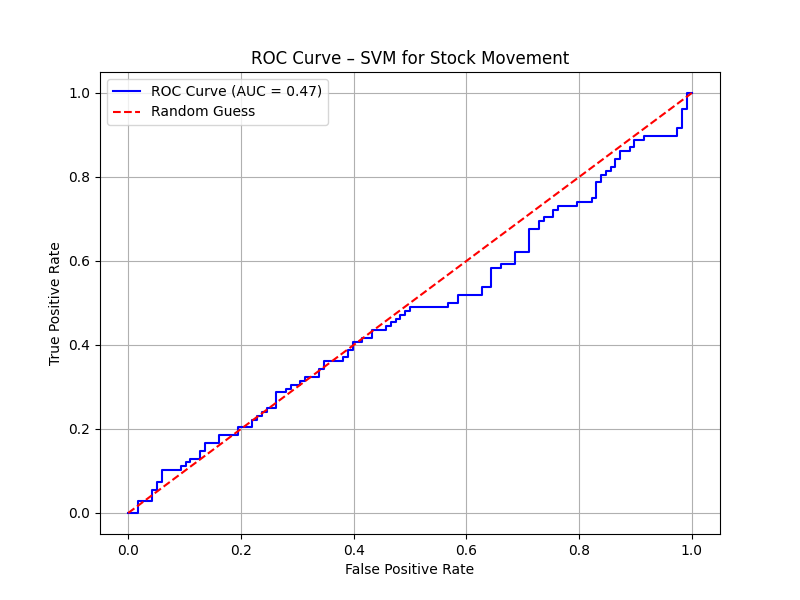

The Python source for this figure:
#💻 Python Example: Predict Stock Movement Using SVM

import matplotlib.pyplot as plt

import yfinance as yf
import pandas as pd
from sklearn.svm import SVC
from sklearn.preprocessing import StandardScaler
from sklearn.model_selection import train_test_split
from sklearn.metrics import classification_report

import numpy as np

# Step 1: Load stock data
data = yf.download("AAPL", start="2020-01-01", end="2023-01-01")
data['Return'] = data['Close'].pct_change()
print('Return',data['Return'])
data['Lag1'] = data['Return'].shift(1) #shifts values in a Series (or DataFrame) by n time steps,
print('Lag1',data['Lag1'])
data['Lag2'] = data['Return'].shift(2)
print('Lag2',data['Lag2'])
data['Volatility'] = data['Return'].rolling(5).std() #On Day 5, Volatility = std of returns from Day 1 to Day 5
data['Direction'] = (data['Return'].shift(-1) > 0).astype(int)
data.dropna(inplace=True)


# Step 2: Feature matrix & target
X = data[['Lag1', 'Lag2', 'Volatility']]
y = data['Direction']

# Step 3: Standardize features
#This code is used to standardize your feature data X so that each feature has:
# Mean = 0
# Standard deviation = 1
# This process is also called Z-score normalization.

scaler = StandardScaler()
X_scaled = scaler.fit_transform(X)

# Step 4: Train/test split
X_train, X_test, y_train, y_test = train_test_split(X_scaled, y, shuffle=False, test_size=0.3)

# Step 5: Train SVM classifier
model = SVC(kernel='rbf', C=1.0, gamma='scale')
model.fit(X_train, y_train)

# Step 6: Predict & evaluate
y_pred = model.predict(X_test)
print("Predicted value",y_pred)
print("Classification Report:\n", classification_report(y_test, y_pred))


from sklearn.metrics import roc_curve, auc, RocCurveDisplay
import matplotlib.pyplot as plt

# After model and predictions are done...
y_score = model.decision_function(X_test)  # For SVM; use predict_proba() for others

fpr, tpr, thresholds = roc_curve(y_test, y_score)
roc_auc = auc(fpr, tpr)

# Plot ROC
plt.figure(figsize=(8,6))
plt.plot(fpr, tpr, label=f'ROC Curve (AUC = {roc_auc:.2f})', color='blue')
plt.plot([0, 1], [0, 1], 'r--', label='Random Guess')
plt.xlabel('False Positive Rate')
plt.ylabel('True Positive Rate')
plt.title('ROC Curve – SVM for Stock Movement')
plt.legend()
plt.grid(True)
plt.show()
